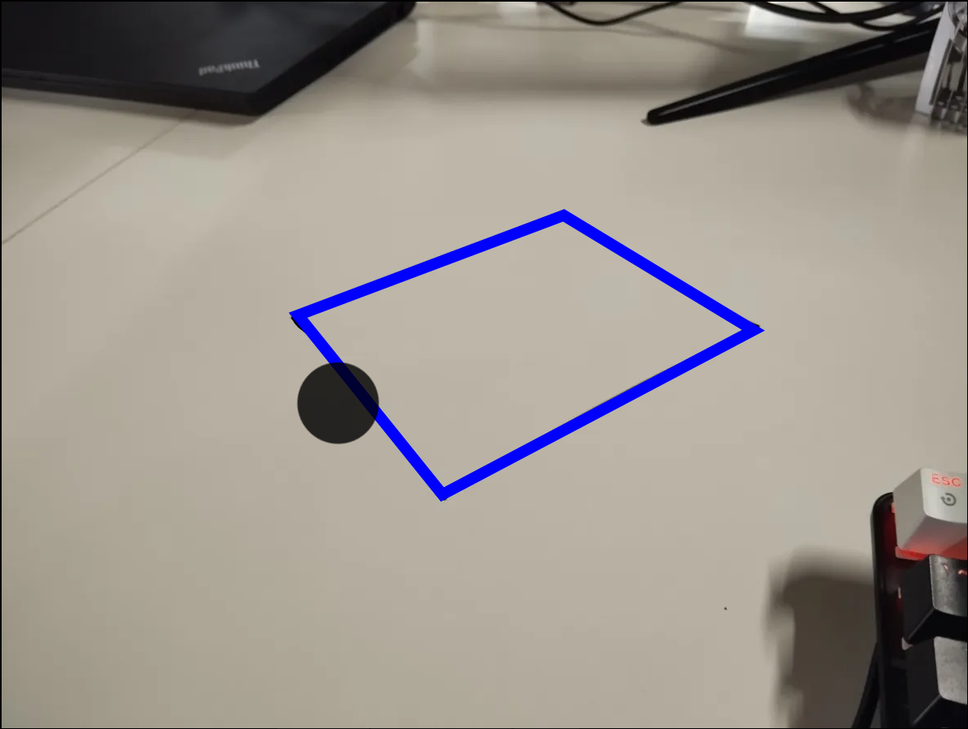
#> input picture blueblock.png, 968 x 729 px, shrunk from 1191 x 897 before the run
$ python imagefusion.py
#> lines starting #> are read from the running program, lines starting #| are printed output that depends on the picture; after the words box and inside, x2 and y2 are one past the last pixel; in counts of white or black regions, pixels touching at a corner belong together
#> further down, input_image is the input picture: PIL image 968x729 RGB; mean R, G, B 154.7, 148.5, 141
import cv2
import numpy as np
from PIL import Image

def detect_and_crop_color_border(image, color='blue'):
    """
    Detect and crop colored border with improved robustness.

    Args:
        image (PIL.Image): Input image
        color (str): Color of the border to detect

    Returns:
        PIL.Image: Cropped image
    """
#> called with color = 'blue'
    # Convert PIL Image to numpy array
    np_image = np.array(image)

    # Convert to BGR for OpenCV (PIL uses RGB)
    cv_image = cv2.cvtColor(np_image, cv2.COLOR_RGB2BGR)

    # Convert to HSV color space
    hsv = cv2.cvtColor(cv_image, cv2.COLOR_BGR2HSV)
#> hsv: shape (729, 968, 3); mean H, S, V 29.8, 35.4, 159.1

    # Color ranges in HSV
    color_ranges = {
        "green": ([35, 50, 50], [85, 255, 255]),
        "blue": ([100, 50, 50], [140, 255, 255]),
        "yellow": ([20, 50, 50], [30, 255, 255])
    }

    # Get color range
    lower, upper = color_ranges.get(color, color_ranges['blue'])

    # Create mask for specified color
    color_mask = cv2.inRange(hsv, np.array(lower), np.array(upper))
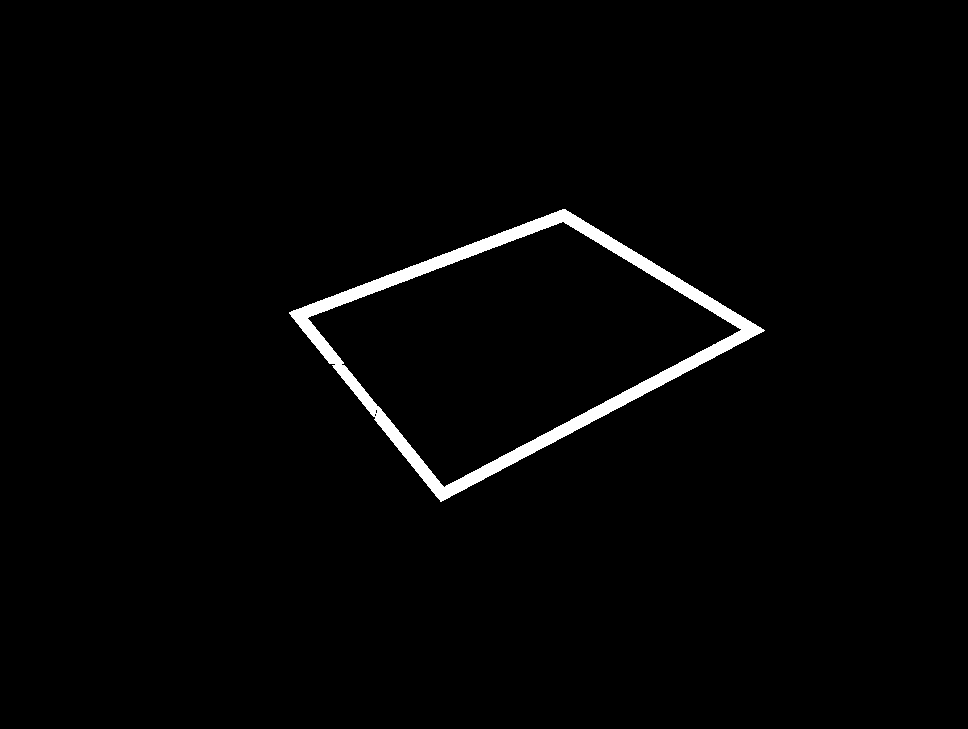
#> color_mask: shape (729, 968); 1.8% white; 1 white region

    # Find contours of colored border
    contours, _ = cv2.findContours(color_mask, cv2.RETR_EXTERNAL, cv2.CHAIN_APPROX_SIMPLE)
#> contours = 1 contour; box (x1, y1, x2, y2) and area: (289, 209, 765, 502) 70593

    if not contours:
        return image  # Return original image if no border found

    # Find the largest contour (presumably the border)
    border_contour = max(contours, key=cv2.contourArea)
#> border_contour = contour of 753 points, box (x1, y1, x2, y2) (289, 209, 765, 502), area 70593

    # Get convex hull to smooth out irregularities
    hull = cv2.convexHull(border_contour)
#> hull = contour of 21 points, box (x1, y1, x2, y2) (289, 209, 765, 502), area 71160

    # Create a mask for the entire image
    mask = np.zeros(cv_image.shape[:2], dtype=np.uint8)

    # Fill the convex hull on the mask
    cv2.fillPoly(mask, [hull], 255)
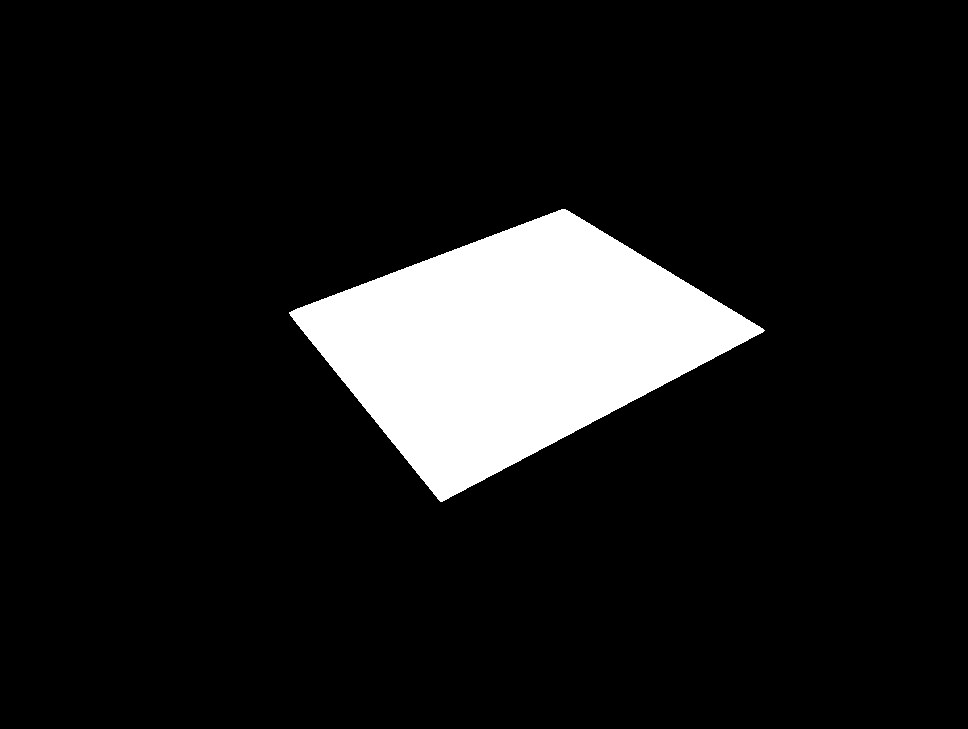
#> mask: shape (729, 968); 10.2% white; 1 white region, box (x1, y1, x2, y2) and area: (289, 209, 765, 502) 71655

    # Bitwise AND to keep only the area inside the border
    result = cv2.bitwise_and(cv_image, cv_image, mask=mask)
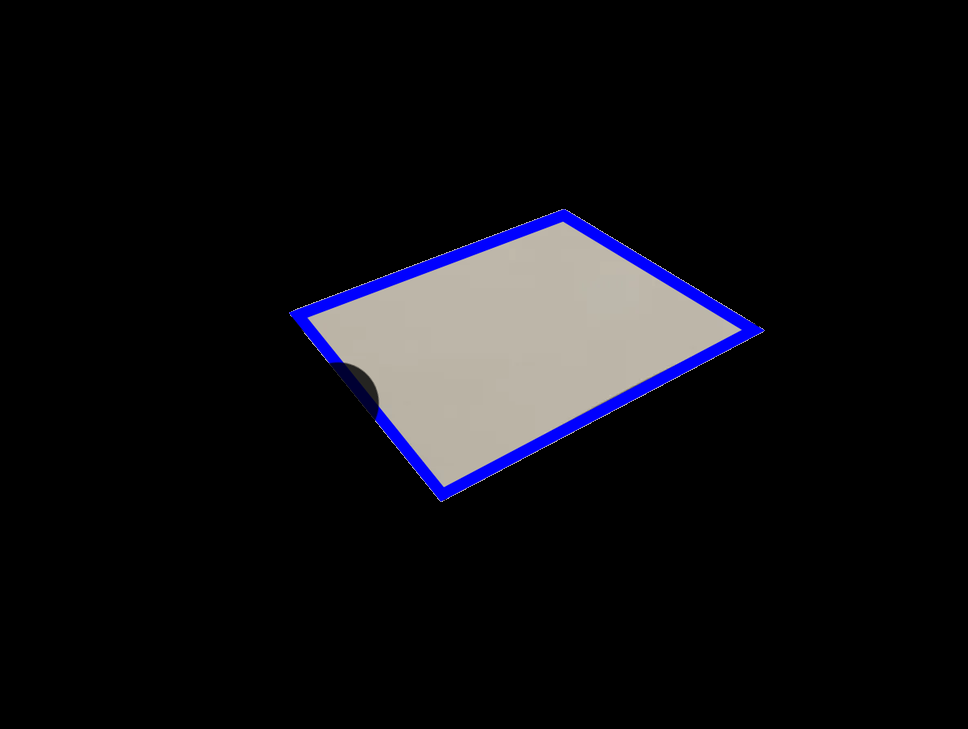
#> result: shape (729, 968, 3); mean B, G, R 18.3, 15.1, 15.7

    # Convert back to RGB for PIL
    result_rgb = cv2.cvtColor(result, cv2.COLOR_BGR2RGB)

    # Convert back to PIL Image
    return Image.fromarray(result_rgb)

def process_image(image, color='blue'):
    """
    Process an image by detecting and cropping to a colored border.

    Args:
        image (PIL.Image): Input image
        color (str, optional): Border color to detect. Defaults to 'blue'.

    Returns:
        PIL.Image: Cropped image
    """
    try:
        # Crop to colored border
        cropped_image = detect_and_crop_color_border(image, color)

        return cropped_image

    except Exception as e:
        print(f"Error processing image: {e}")
        return image

# Example usage
if __name__ == "__main__":
    # Load image using PIL
    input_image = Image.open('blueblock.png')

    # Process the image
    processed_image = process_image(input_image, color='blue')

    # Save the processed image
    processed_image.save('cropped_blueblock.png')
    print("Image processed successfully!")

$ run again, with bluecut.png copied over blueblock.png
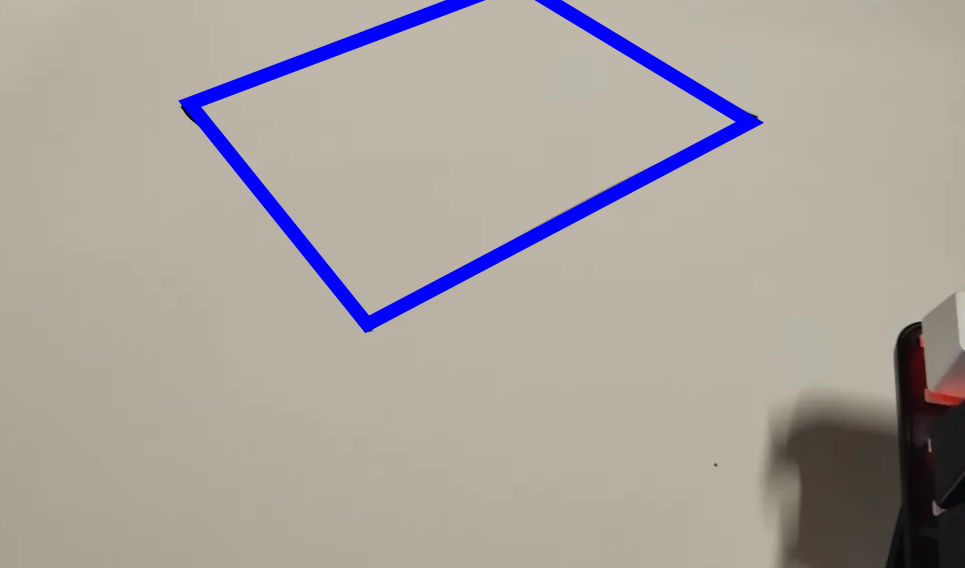
#> input picture bluecut.png, 965 x 568 px
#> input_image is the input picture: PIL image 965x568 RGBA; mean R, G, B, A 169.5, 162.6, 158, 255
#> hsv: shape (568, 965, 3); mean H, S, V 25.5, 38.1, 177.5
#> in detect_and_crop_color_border, `color_mask = cv2.inRange(hsv, np.array(lower), np.array(upper))`:
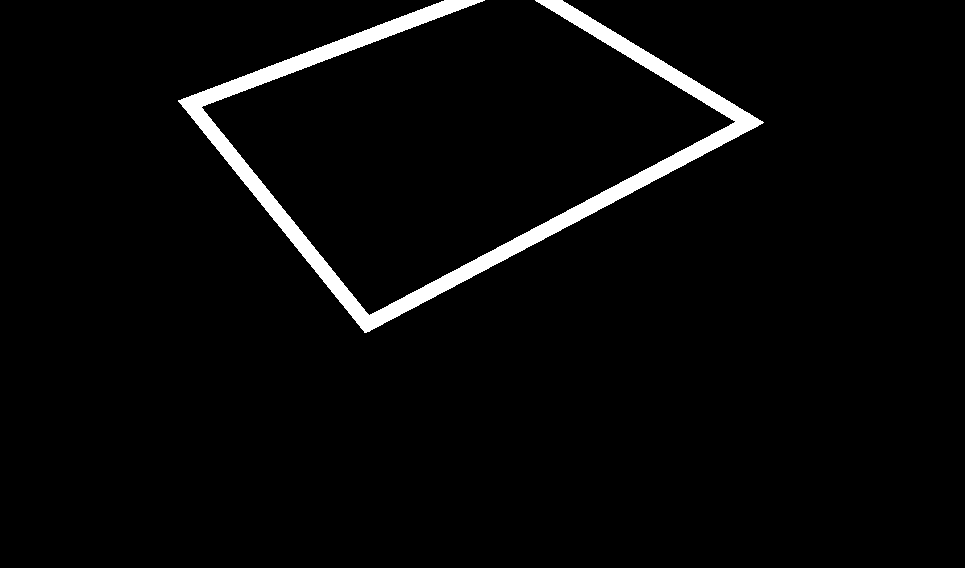
#> color_mask: shape (568, 965); 3.3% white; 1 white region
#> contours = 1 contour; box (x1, y1, x2, y2) and area: (178, 0, 764, 333) 16958
#> border_contour = contour of 1623 points, box (x1, y1, x2, y2) (178, 0, 764, 333), area 16958
#> hull = contour of 19 points, box (x1, y1, x2, y2) (178, 0, 764, 333), area 105882
#> mask: shape (568, 965); 19.4% white; 1 white region, box (x1, y1, x2, y2) and area: (178, 0, 764, 333) 106488
#> in detect_and_crop_color_border, `result = cv2.bitwise_and(cv_image, cv_image, mask=mask)`:
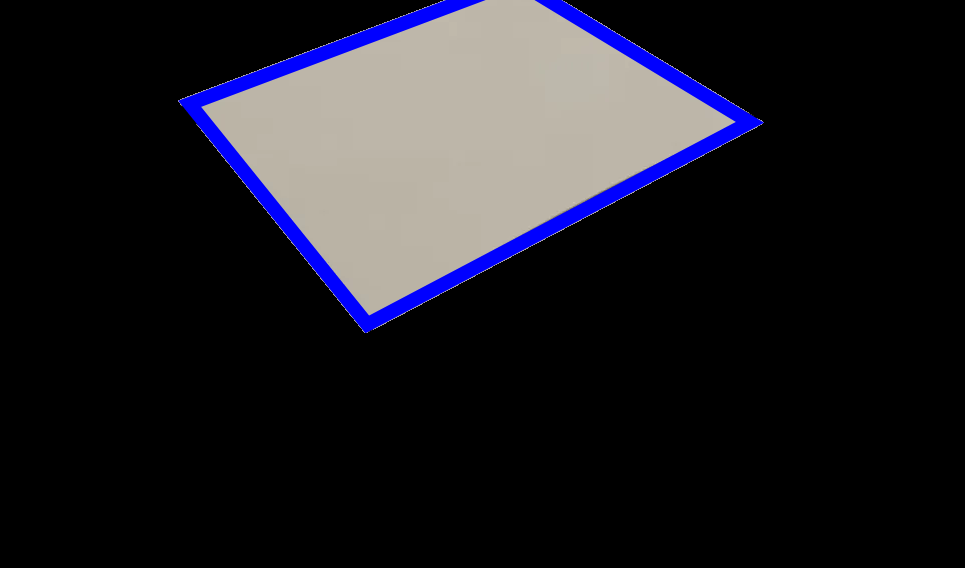
#> result: shape (568, 965, 3); mean B, G, R 35.4, 29.4, 30.6
